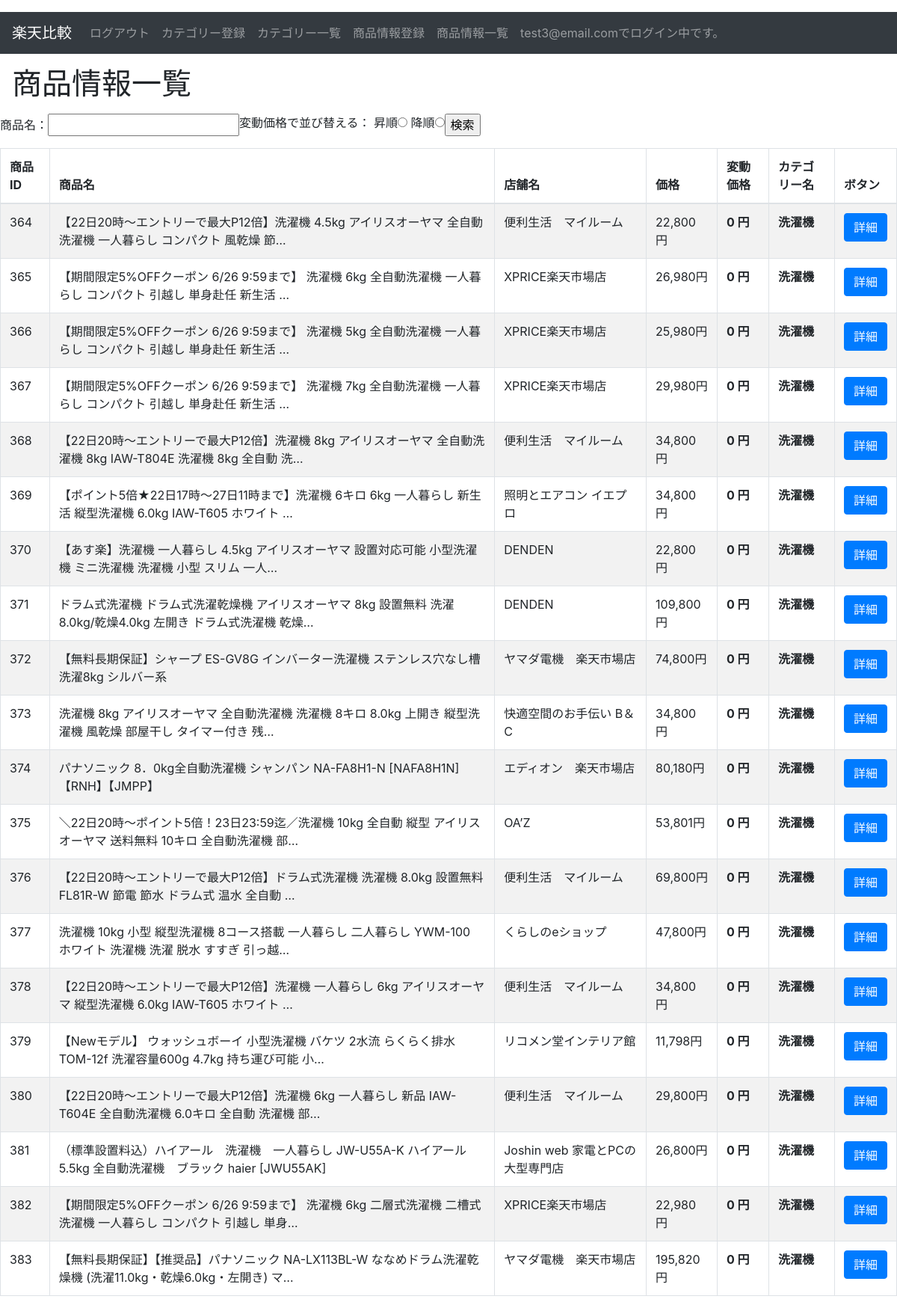
The page /rakuten/product_list/ (signed in) on the database its author committed.
### rakuten/models.py (models this page shows, shortened)
class Users(AbstractBaseUser, PermissionsMixin):
    cretate_at = models.DateTimeField('登録日', auto_now_add=True)
    update_at = models.DateTimeField('更新日', auto_now=True)
    username = models.CharField(max_length=150)
    email = models.EmailField(max_length=255, unique=True)
    is_active = models.BooleanField(default=True)
    is_staff = models.BooleanField(default=False)
    USERNAME_FIELD = 'email'
    REQUIRED_FIELDS = ['username']
    objects = UserManager()

class Products(models.Model):
    cretate_at = models.DateTimeField('登録日', auto_now_add=True)
    update_at = models.DateTimeField('更新日', auto_now=True)
    name = models.CharField('商品名', max_length=100)
    url = models.URLField('商品URL')
    store = models.CharField('店舗名', max_length=100)
    price = models.IntegerField('価格')
    price_fluctuation = models.IntegerField('変動価格', blank=True)
    category = models.ForeignKey(
        Categories, on_delete=models.CASCADE,
    )
    user = models.ForeignKey(
        Users, on_delete=models.CASCADE,
    )
    class Meta:
        db_table = 'products'

class Categories(models.Model):
    cretate_at = models.DateTimeField('登録日', auto_now_add=True)
    update_at = models.DateTimeField('更新日', auto_now=True)
    name = models.CharField('カテゴリー', max_length=20)
    url = models.URLField('URL')
    user = models.ForeignKey(
        Users, on_delete=models.CASCADE,
    )
    class Meta:
        db_table = 'categories'
    def __str__(self):
        return self.name

### rakuten/views.py (the view)
# urls.py: path('product_list/', ProductListView.as_view(), name='product_list'),
class ProductListView(LoginRequiredMixin, ListView):
    model = Products
    template_name = 'product_list.html'
    def get_queryset(self):
        query = super().get_queryset()
        product_name = self.request.GET.get('product_name', None)
        if product_name:
            query = query.filter(
                name__contains = product_name
            )
        price_fluctuation = self.request.GET.get('price_fluctuation', 0)
        if price_fluctuation == '1':
            query = query.order_by('price_fluctuation')
        elif price_fluctuation == '2':
            query = query.order_by('-price_fluctuation')
        return query
    def get_context_data(self, **kwargs):
        context = super().get_context_data(**kwargs)
        context['product_name'] = self.request.GET.get('product_name', '')
        price_fluctuation = self.request.GET.get('price_fluctuation', 0)
        if price_fluctuation == '1':
            context['ascending'] = True
        elif price_fluctuation == '2':
            context['descending'] = True
        return context

### rakuten/templates/product_list.html (shortened to what this page needs)
<!doctype html>
{% extends "base.html" %}
{% load humanize %}
    {% block content %}
    <h1 class="my-3 ml-3">商品情報一覧</h1>
    <form method="get" action="{% url 'rakuten:product_list' %}">
        <div style='float:left;'><P>商品名：<input type="text" name="product_name" value="{{ product_name }}"></P></div>
        <div style='float:left;'><p>変動価格で並び替える：
            昇順<input type="radio" name="price_fluctuation" value="1" {% if ascending %}checked{% endif %}>
            降順<input type="radio" name="price_fluctuation" value="2" {% if descending %}checked{% endif %}>
        </p></div>
        <P><input type="submit" value="検索"/></P>
    </form>
    <div class="table-responsive-sm">
        <table class="table table-striped table table-bordered">
            <thead>
                <tr>
                    <th>商品ID</th>
                    <th>商品名</th>
                    <th>店舗名</th>
                    <th>価格</th>
                    <th>変動価格</th>
                    <th>カテゴリー名</th>
                    <th>ボタン</th>
                </tr>
            </thead>
            <tbody>
            <form method="POST">
            {% for object in object_list %}
                {% if object.user == request.user %}
                    <tr>
                        <td>{{ object.id }}</td>
                        <td>{{ object.name }}</td>
                        <td>{{ object.store }}</td>
                        <td>{{ object.price | intcomma }}円</td>
                        {% if  object.price != object.price_fluctuation %}
                            <th>{{ object.price_fluctuation | intcomma }} 円</th>
                        {% else %}
                            <th>0 円</th>
                        {% endif %}
                        <th>{{ object.category }}</th>
                        <th><a class="btn btn-primary"  href="{% url 'rakuten:detail_product' object.id %}">詳細</a></th>
                    </tr>
                {% endif %}
            {% endfor %}
            </form>
            </tbody>
        </table>
    </div>
</body>
</html>
{% endblock %}

### rakuten/templates/base.html (shortened to what this page needs)
<!doctype html>
<html lang="ja">
<head>
    <link rel="stylesheet" href="https://stackpath.bootstrapcdn.com/bootstrap/4.1.3/css/bootstrap.min.css">
</head>
<body>
    <nav class="navbar navbar-expand-sm navbar-dark bg-dark mt-3 mb-3">
        <a class="navbar-brand" href="{% url 'rakuten:home' %}">楽天比較</a>
        <div class="collapse navbar-collapse">
            <ul class="navbar-nav">
                {% if user.is_authenticated %}
                    <li class="nav-item">
                        <a class="nav-link" href="{% url 'rakuten:user_logout' %}">ログアウト</a>
                    </li>
                    <li class="nav-item">
                        <a class="nav-link" href="{% url 'rakuten:category_form' %}">カテゴリー登録</a>
                    </li>
                    <li class="nav-item">
                        <a class="nav-link" href="{% url 'rakuten:category_list' %}">カテゴリー一覧</a>
                    </li>
                    <li class="nav-item">
                        <a class="nav-link" href="{% url 'rakuten:product_form' %}">商品情報登録</a>
                    </li>
                    <li class="nav-item">
                        <a class="nav-link" href="{% url 'rakuten:product_list' %}">商品情報一覧</a>
                    </li>
                    <li class="nav-item">
                        <a class="nav-link" href="{% url 'rakuten:product_list' %}">{{ user.get_username }}でログイン中です。</a>
                    </li>
                {% endif %}
            </ul>
        </div>
    </nav>
     {% block content %}{% endblock %}
</body>
</html>

### rows shown on the page
Users: get_username "test3@email.com"
Products: id "364", name "【22日20時〜エントリーで最大P12倍】洗濯機 4.5kg アイリスオーヤマ 全自動洗濯機 一人暮らし コンパクト 風乾燥 節…", store "便利生活 マイルーム", price "22,800", price_fluctuation "0", category "洗濯機"
Products: id "365", name "【期間限定5%OFFクーポン 6/26 9:59まで】 洗濯機 6kg 全自動洗濯機 一人暮らし コンパクト 引越し 単身赴任 新生活 …", store "XPRICE楽天市場店", price "26,980", price_fluctuation "0", category "洗濯機"
Products: id "366", name "【期間限定5%OFFクーポン 6/26 9:59まで】 洗濯機 5kg 全自動洗濯機 一人暮らし コンパクト 引越し 単身赴任 新生活 …", store "XPRICE楽天市場店", price "25,980", price_fluctuation "0", category "洗濯機"
Products: id "367", name "【期間限定5%OFFクーポン 6/26 9:59まで】 洗濯機 7kg 全自動洗濯機 一人暮らし コンパクト 引越し 単身赴任 新生活 …", store "XPRICE楽天市場店", price "29,980", price_fluctuation "0", category "洗濯機"
Products: id "368", name "【22日20時〜エントリーで最大P12倍】洗濯機 8kg アイリスオーヤマ 全自動洗濯機 8kg IAW-T804E 洗濯機 8kg 全自動 洗…", store "便利生活 マイルーム", price "34,800", price_fluctuation "0", category "洗濯機"
Products: id "369", name "【ポイント5倍★22日17時～27日11時まで】洗濯機 6キロ 6kg 一人暮らし 新生活 縦型洗濯機 6.0kg IAW-T605 ホワイト …", store "照明とエアコン イエプロ", price "34,800", price_fluctuation "0", category "洗濯機"
Products: id "370", name "【あす楽】洗濯機 一人暮らし 4.5kg アイリスオーヤマ 設置対応可能 小型洗濯機 ミニ洗濯機 洗濯機 小型 スリム 一人…", store "DENDEN", price "22,800", price_fluctuation "0", category "洗濯機"
Products: id "371", name "ドラム式洗濯機 ドラム式洗濯乾燥機 アイリスオーヤマ 8kg 設置無料 洗濯8.0kg/乾燥4.0kg 左開き ドラム式洗濯機 乾燥…", store "DENDEN", price "109,800", price_fluctuation "0", category "洗濯機"
Products: id "372", name "【無料長期保証】シャープ ES-GV8G インバーター洗濯機 ステンレス穴なし槽 洗濯8kg シルバー系", store "ヤマダ電機 楽天市場店", price "74,800", price_fluctuation "0", category "洗濯機"
Products: id "373", name "洗濯機 8kg アイリスオーヤマ 全自動洗濯機 洗濯機 8キロ 8.0kg 上開き 縦型洗濯機 風乾燥 部屋干し タイマー付き 残…", store "快適空間のお手伝い B＆C", price "34,800", price_fluctuation "0", category "洗濯機"
Products: id "374", name "パナソニック 8．0kg全自動洗濯機 シャンパン NA-FA8H1-N [NAFA8H1N]【RNH】【JMPP】", store "エディオン 楽天市場店", price "80,180", price_fluctuation "0", category "洗濯機"
Products: id "375", name "＼22日20時〜ポイント5倍！23日23:59迄／洗濯機 10kg 全自動 縦型 アイリスオーヤマ 送料無料 10キロ 全自動洗濯機 部…", store "OA’Z", price "53,801", price_fluctuation "0", category "洗濯機"
Products: id "376", name "【22日20時〜エントリーで最大P12倍】ドラム式洗濯機 洗濯機 8.0kg 設置無料FL81R-W 節電 節水 ドラム式 温水 全自動 …", store "便利生活 マイルーム", price "69,800", price_fluctuation "0", category "洗濯機"
Products: id "377", name "洗濯機 10kg 小型 縦型洗濯機 8コース搭載 一人暮らし 二人暮らし YWM-100 ホワイト 洗濯機 洗濯 脱水 すすぎ 引っ越…", store "くらしのeショップ", price "47,800", price_fluctuation "0", category "洗濯機"
Products: id "378", name "【22日20時〜エントリーで最大P12倍】洗濯機 一人暮らし 6kg アイリスオーヤマ 縦型洗濯機 6.0kg IAW-T605 ホワイト …", store "便利生活 マイルーム", price "34,800", price_fluctuation "0", category "洗濯機"
Products: id "379", name "【Newモデル】 ウォッシュボーイ 小型洗濯機 バケツ 2水流 らくらく排水 TOM-12f 洗濯容量600g 4.7kg 持ち運び可能 小…", store "リコメン堂インテリア館", price "11,798", price_fluctuation "0", category "洗濯機"
Products: id "380", name "【22日20時〜エントリーで最大P12倍】洗濯機 6kg 一人暮らし 新品 IAW-T604E 全自動洗濯機 6.0キロ 全自動 洗濯機 部…", store "便利生活 マイルーム", price "29,800", price_fluctuation "0", category "洗濯機"
Products: id "381", name "（標準設置料込）ハイアール 洗濯機 一人暮らし JW-U55A-K ハイアール 5.5kg 全自動洗濯機 ブラック haier [JWU55AK]", store "Joshin web 家電とPCの大型専門店", price "26,800", price_fluctuation "0", category "洗濯機"
Products: id "382", name "【期間限定5%OFFクーポン 6/26 9:59まで】 洗濯機 6kg 二層式洗濯機 二槽式洗濯機 一人暮らし コンパクト 引越し 単身…", store "XPRICE楽天市場店", price "22,980", price_fluctuation "0", category "洗濯機"
Products: id "383", name "【無料長期保証】【推奨品】パナソニック NA-LX113BL-W ななめドラム洗濯乾燥機 (洗濯11.0kg・乾燥6.0kg・左開き) マ…", store "ヤマダ電機 楽天市場店", price "195,820", price_fluctuation "0", category "洗濯機"
